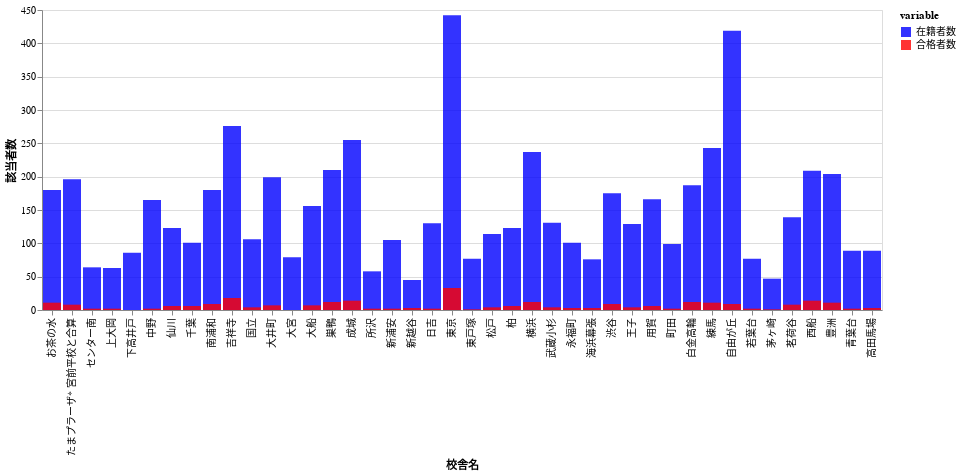

Notebook source saved alongside this figure:
### Code cell
chart

### Figure 1 — Vega-Lite specification as saved in the notebook (floating-point values rounded to 4 significant figures)
{"config": {"view": {"continuousWidth": 400, "continuousHeight": 300}}, "data": {"name": "data-8f57868a264a7b8bf950f86897095f6c"}, "mark": {"type": "bar", "clip": true, "opacity": 0.8}, "encoding": {"color": {"field": "variable", "scale": {"domain": ["在籍者数", "合格者数"], "range": ["blue", "red"]}, "type": "nominal"}, "x": {"field": "校舎名", "type": "nominal"}, "y": {"field": "該当者数", "stack": null, "type": "quantitative"}}, "$schema": "https://vega.github.io/schema/vega-lite/v4.17.0.json", "datasets": {"data-8f57868a264a7b8bf950f86897095f6c": [{"校舎名": "東京", "variable": "在籍者数", "該当者数": "442"}, {"校舎名": "自由が丘", "variable": "在籍者数", "該当者数": "419"}, {"校舎名": "吉祥寺  ", "variable": "在籍者数", "該当者数": "276"}, {"校舎名": "横浜", "variable": "在籍者数", "該当者数": "237"}, {"校舎名": "巣鴨", "variable": "在籍者数", "該当者数": "210"}, {"校舎名": "練馬", "variable": "在籍者数", "該当者数": "243"}, {"校舎名": "大井町", "variable": "在籍者数", "該当者数": "199"}, {"校舎名": "王子", "variable": "在籍者数", "該当者数": "129"}, {"校舎名": "用賀", "variable": "在籍者数", "該当者数": "166"}, {"校舎名": "大船", "variable": "在籍者数", "該当者数": "156"}, {"校舎名": "白金高輪", "variable": "在籍者数", "該当者数": "187"}, {"校舎名": "西船", "variable": "在籍者数", "該当者数": "209"}, {"校舎名": "渋谷", "variable": "在籍者数", "該当者数": "175"}, {"校舎名": "たまプラーザ*\n宮前平校と合算", "variable": "在籍者数", "該当者数": "196"}, {"校舎名": "お茶の水", "variable": "在籍者数", "該当者数": "180"}, {"校舎名": "中野", "variable": "在籍者数", "該当者数": "165"}, {"校舎名": "南浦和", "variable": "在籍者数", "該当者数": "180"}, {"校舎名": "武蔵小杉", "variable": "在籍者数", "該当者数": "131"}, {"校舎名": "豊洲", "variable": "在籍者数", "該当者数": "204"}, {"校舎名": "柏", "variable": "在籍者数", "該当者数": "123"}, {"校舎名": "千葉", "variable": "在籍者数", "該当者数": "101"}, {"校舎名": "日吉", "variable": "在籍者数", "該当者数": "130"}, {"校舎名": "成城", "variable": "在籍者数", "該当者数": "255"}, {"校舎名": "国立", "variable": "在籍者数", "該当者数": "106"}, {"校舎名": "新浦安", "variable": "在籍者数", "該当者数": "105"}, {"校舎名": "青葉台", "variable": "在籍者数", "該当者数": "89"}, {"校舎名": "仙川", "variable": "在籍者数", "該当者数": "123"}, {"校舎名": "町田", "variable": "在籍者数", "該当者数": "99"}, {"校舎名": "高田馬場", "variable": "在籍者数", "該当者数": "89"}, {"校舎名": "海浜幕張", "variable": "在籍者数", "該当者数": "76"}, {"校舎名": "下高井戸", "variable": "在籍者数", "該当者数": "86"}, {"校舎名": "茗荷谷", "variable": "在籍者数", "該当者数": "139"}, {"校舎名": "永福町", "variable": "在籍者数", "該当者数": "101"}, {"校舎名": "センター南", "variable": "在籍者数", "該当者数": "64"}, {"校舎名": "大宮", "variable": "在籍者数", "該当者数": "79"}, {"校舎名": "東戸塚", "variable": "在籍者数", "該当者数": "77"}, {"校舎名": "若葉台", "variable": "在籍者数", "該当者数": "77"}, {"校舎名": "上大岡", "variable": "在籍者数", "該当者数": "63"}, {"校舎名": "宮前平(閉鎖)", "variable": "在籍者数", "該当者数": null}, {"校舎名": "茅ヶ崎", "variable": "在籍者数", "該当者数": "47"}, {"校舎名": "所沢", "variable": "在籍者数", "該当者数": "58"}, {"校舎名": "新越谷", "variable": "在籍者数", "該当者数": "45"}, {"校舎名": "松戸", "variable": "在籍者数", "該当者数": "114"}, {"校舎名": null, "variable": "在籍者数", "該当者数": null}, {"校舎名": "東京", "variable": "合格者数", "該当者数": 33.0}, {"校舎名": "自由が丘", "variable": "合格者数", "該当者数": 9.0}, {"校舎名": "吉祥寺  ", "variable": "合格者数", "該当者数": 18.0}, {"校舎名": "横浜", "variable": "合格者数", "該当者数": 12.0}, {"校舎名": "巣鴨", "variable": "合格者数", "該当者数": 12.0}, {"校舎名": "練馬", "variable": "合格者数", "該当者数": 11.0}, {"校舎名": "大井町", "variable": "合格者数", "該当者数": 7.0}, {"校舎名": "王子", "variable": "合格者数", "該当者数": 4.0}, {"校舎名": "用賀", "variable": "合格者数", "該当者数": 6.0}, {"校舎名": "大船", "variable": "合格者数", "該当者数": 7.0}, {"校舎名": "白金高輪", "variable": "合格者数", "該当者数": 12.0}, {"校舎名": "西船", "variable": "合格者数", "該当者数": 14.0}, {"校舎名": "渋谷", "variable": "合格者数", "該当者数": 9.0}, {"校舎名": "たまプラーザ*\n宮前平校と合算", "variable": "合格者数", "該当者数": 8.0}, {"校舎名": "お茶の水", "variable": "合格者数", "該当者数": 11.0}, {"校舎名": "中野", "variable": "合格者数", "該当者数": 2.0}, {"校舎名": "南浦和", "variable": "合格者数", "該当者数": 9.0}, {"校舎名": "武蔵小杉", "variable": "合格者数", "該当者数": 4.0}, {"校舎名": "豊洲", "variable": "合格者数", "該当者数": 11.0}, {"校舎名": "柏", "variable": "合格者数", "該当者数": 6.0}, {"校舎名": "千葉", "variable": "合格者数", "該当者数": 6.0}, {"校舎名": "日吉", "variable": "合格者数", "該当者数": 2.0}, {"校舎名": "成城", "variable": "合格者数", "該当者数": 14.0}, {"校舎名": "国立", "variable": "合格者数", "該当者数": 4.0}, {"校舎名": "新浦安", "variable": "合格者数", "該当者数": 2.0}, {"校舎名": "青葉台", "variable": "合格者数", "該当者数": 2.0}, {"校舎名": "仙川", "variable": "合格者数", "該当者数": 6.0}, {"校舎名": "町田", "variable": "合格者数", "該当者数": 2.0}, {"校舎名": "高田馬場", "variable": "合格者数", "該当者数": 3.0}, {"校舎名": "海浜幕張", "variable": "合格者数", "該当者数": 3.0}, {"校舎名": "下高井戸", "variable": "合格者数", "該当者数": null}, {"校舎名": "茗荷谷", "variable": "合格者数", "該当者数": 8.0}, {"校舎名": "永福町", "variable": "合格者数", "該当者数": 3.0}, {"校舎名": "センター南", "variable": "合格者数", "該当者数": 2.0}, {"校舎名": "大宮", "variable": "合格者数", "該当者数": null}, {"校舎名": "東戸塚", "variable": "合格者数", "該当者数": 1.0}, {"校舎名": "若葉台", "variable": "合格者数", "該当者数": 2.0}, {"校舎名": "上大岡", "variable": "合格者数", "該当者数": 2.0}, {"校舎名": "宮前平(閉鎖)", "variable": "合格者数", "該当者数": null}, {"校舎名": "茅ヶ崎", "variable": "合格者数", "該当者数": 1.0}, {"校舎名": "所沢", "variable": "合格者数", "該当者数": 2.0}, {"校舎名": "新越谷", "variable": "合格者数", "該当者数": 3.0}, {"校舎名": "松戸", "variable": "合格者数", "該当者数": 4.0}, {"校舎名": null, "variable": "合格者数", "該当者数": null}]}}
